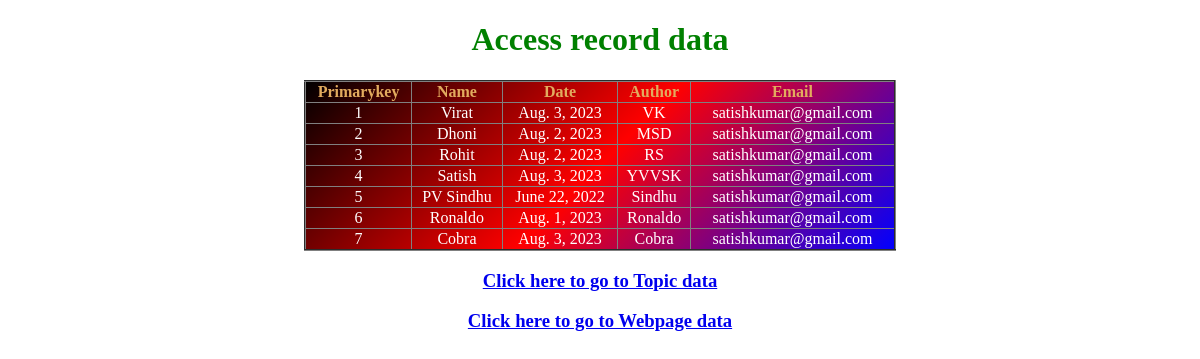
The app's page /display_Access/ with its own data.
### app/models.py (models this page shows, shortened)
class AccessRecord(models.Model):
    name = models.ForeignKey(webpage,on_delete=models.CASCADE)
    date = models.DateField()
    author = models.CharField(max_length=50)
    email = models.EmailField(default='satishkumar@gmail.com')

class webpage(models.Model):
    topic_name =  models.ForeignKey(Topic,on_delete=models.CASCADE)
    name = models.CharField(max_length=100)
    url = models.URLField()
    def __str__(self):
        return self.name

### app/views.py (the view)
# urls.py: path('display_Access/',dispaly_Access,name='display_Access'),
def dispaly_Access(request):
    QSAO = AccessRecord.objects.all()
    QSAO = AccessRecord.objects.exclude(author='VK')
    QSAO = AccessRecord.objects.filter(author__startswith = 'VK')
    QSAO = AccessRecord.objects.filter(author__contains = 'o')
    QSAO = AccessRecord.objects.filter(author__endswith = 'k')
    QSAO = AccessRecord.objects.filter(date ='2023-08-03')
    QSAO = AccessRecord.objects.filter(date__year='2023')
    QSAO = AccessRecord.objects.filter(date__day='3')
    QSAO = AccessRecord.objects.filter(date__month='08')
    QSAO = AccessRecord.objects.filter(date__day__gt='3')
    QSAO = AccessRecord.objects.filter(date__day__gte='3')
    QSAO = AccessRecord.objects.filter(date__day__lt='3')
    QSAO = AccessRecord.objects.filter(date__day__lte='3')
    QSAO = AccessRecord.objects.all()
    d={'QSAO':QSAO}
    return render(request,'dispaly_Access.html',d)

### templates/dispaly_Access.html (shortened to what this page needs)
{% load static %}
<!DOCTYPE html>
<html lang="en">
<head>
    <link rel="stylesheet" href="{% static 'css/display.css' %}">
</head>
<body>
    <center>
        <h1 style="color: green;">Access record data</h1>
        <table border="2px" class="abc">
            <tr class="head">
                <th>Primarykey</th>
                <th>Name</th>
                <th>Date</th>
                <th>Author</th>
                <th>Email</th>
            </tr>
            {% for i in QSAO %}
                <tr>
                    <td>{{i.pk}}</td>
                    <td>{{i.name}}</td>
                    <td>{{i.date}}</td>
                    <td>{{i.author}}</td>
                    <td>{{i.email}}</td>
                </tr>
            {% endfor %}
        </table>
        <a href="{% url 'display_topic' %}"><h3>Click here to go to Topic data</h3></a>
        <a href="{% url 'display_webpage' %}"><h3>Click here to go to Webpage data</h3></a>
    </center>
</body>
</html>

### static/css/display.css (style rules this page uses)
.abc { border-collapse: collapse; background: linear-gradient(135deg, black, red, blue); text-align: center; color: white; width: 50%; }
.head { color: rgb(226, 171, 94); }

### records on screen
AccessRecord: pk "1", name "Virat", date "Aug. 3, 2023", author "VK", email "satishkumar@gmail.com"
AccessRecord: pk "2", name "Dhoni", date "Aug. 2, 2023", author "MSD", email "satishkumar@gmail.com"
AccessRecord: pk "3", name "Rohit", date "Aug. 2, 2023", author "RS", email "satishkumar@gmail.com"
AccessRecord: pk "4", name "Satish", date "Aug. 3, 2023", author "YVVSK", email "satishkumar@gmail.com"
AccessRecord: pk "5", name "PV Sindhu", date "June 22, 2022", author "Sindhu", email "satishkumar@gmail.com"
AccessRecord: pk "6", name "Ronaldo", date "Aug. 1, 2023", author "Ronaldo", email "satishkumar@gmail.com"
AccessRecord: pk "7", name "Cobra", date "Aug. 3, 2023", author "Cobra", email "satishkumar@gmail.com"
